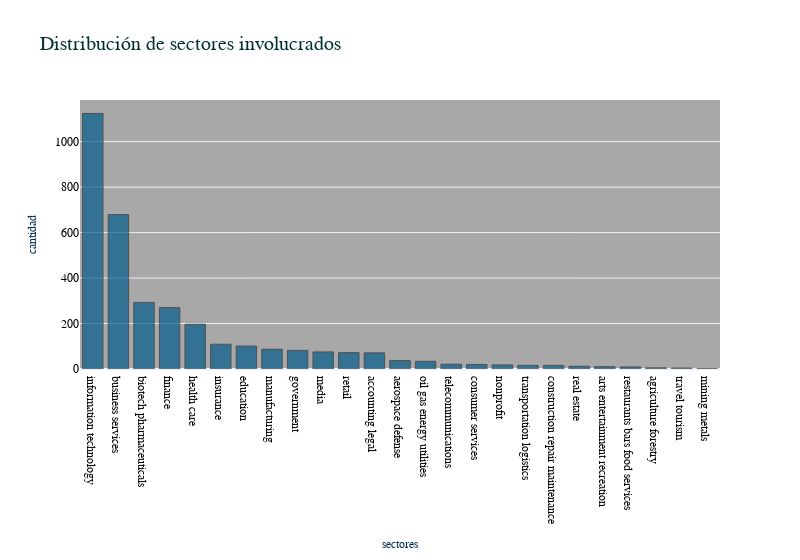

Here is the notebook cell this chart was saved with:
### Markdown cell above
### Principales sectores involucrados en las ofertas de trabajo

### Code cell
my_bar_count(df,'v_sector','Distribución de sectores involucrados','sectores','cantidad')

### Figure 1 — Plotly figure (JSON) as saved in the notebook; plotly's stock layout.template omitted (floating-point values rounded to 4 significant figures)
{"data": [{"marker": {"color": "#045C8C", "line": {"color": "rgba(43, 43, 43, 1.0)", "width": 1}}, "name": "v_sector", "opacity": 0.7, "orientation": "v", "text": "", "type": "bar", "x": ["information technology", "business services", "biotech pharmaceuticals", "finance", "health care", "insurance", "education", "manufacturing", "government", "media", "retail", "accounting legal", "aerospace defense", "oil gas energy utilities", "telecommunications", "consumer services", "nonprofit", "transportation logistics", "construction repair maintenance", "real estate", "arts entertainment recreation", "restaurants bars food services", "agriculture forestry", "travel tourism", "mining metals"], "y": [1124, 679, 293, 270, 197, 109, 101, 87, 82, 75, 72, 71, 37, 34, 21, 20, 18, 16, 16, 12, 10, 9, 5, 4, 1]}], "layout": {"font": {"color": "black", "family": "Courier New, monospace"}, "plot_bgcolor": "rgb(168,168,168)", "title": {"font": {"color": "#003030", "family": "Arial", "size": 20}, "text": "Distribución de sectores involucrados"}, "width": 800, "xaxis": {"title": {"font": {"color": "#002e4d", "family": "Courier New, monospace", "size": 12}, "text": "sectores"}}, "yaxis": {"title": {"font": {"color": "#002e4d", "family": "Courier New, monospace", "size": 12}, "text": "cantidad"}}}}
